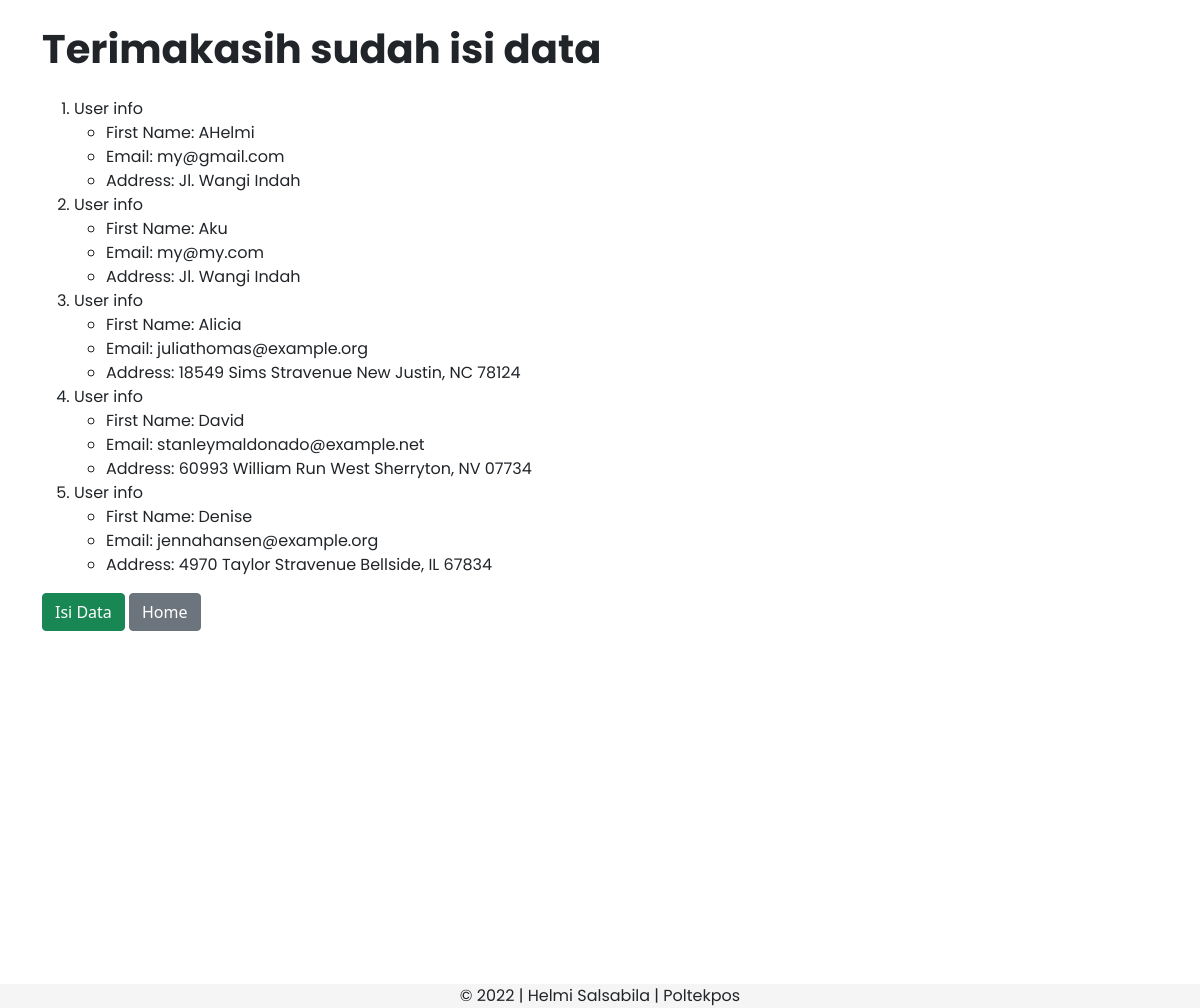
The page /user/ on the database its author committed.
### appcaptcha_1194018/models.py (models this page shows, shortened)
class Captcha_Clicksor(models.Model):
    name = models.CharField(max_length=200)
    email = models.CharField(max_length=254, unique=True)
    confirm_email = models.CharField(max_length=254)
    website = models.CharField(max_length=128)
    phone = models.CharField(max_length=128)
    time_zone = models.CharField(max_length=135)
    company = models.CharField(max_length=128)
    address = models.CharField(max_length=128)
    city = models.CharField(max_length=128)
    state = models.CharField(max_length=128)
    zip_code = models.CharField(max_length=128)
    country = models.CharField(max_length=128)
    password = models.CharField(max_length=255)
    confirm_password = models.CharField(max_length=255)

### appcaptcha_1194018/views.py (the view)
# urls.py: path('user/', views.user),
def user(request):
    user_list = Captcha_Clicksor.objects.order_by('name')
    user_dict = {"userform":user_list}
    return render(request,'appcaptcha_1194018/user.html',context=user_dict)

### templates/appcaptcha_1194018/user.html (shortened to what this page needs)
<!doctype html>
<html lang="en">
  <head>
    <link href="https://cdn.jsdelivr.net/npm/bootstrap@5.1.3/dist/css/bootstrap.min.css" rel="stylesheet">
  </head>
  <body>
    <div class="container">
        <h1 class="mb-4 mt-4">
            <font face="Poppins"><b>Terimakasih sudah isi data</b></font>
          </h1>
        {% if userform %}
        <ol>
            {% for u in userform %}
            <font face="Poppins"><li>User info</li></font>
            <ul>
              <font face="Poppins"><li>First Name: {{u.name}}</li></font>
              <font face="Poppins"><li>Email: {{u.email}}</li></font>
              <font face="Poppins"><li>Address: {{u.address}}</li></font>
            </ul>
            {% endfor %}
        </ol>
        {% endif %}
        <a href="/formpage"><button class="btn btn-success">Isi Data</button></a>
        <a href="/"><button class="btn btn-secondary">Home</button></a>
    </div>
    <footer class="footer" style="font-family: 'Poppins', sans-serif; background: rgb(245, 245, 245); text-align: center; margin-top: 353px;">
      &copy 2022 | Helmi Salsabila | Poltekpos
    </footer>
  </body>
</html>

### rows shown on the page
Captcha_Clicksor: name "AHelmi", email "my@gmail.com", address "Jl. Wangi Indah"
Captcha_Clicksor: name "Aku", email "my@my.com", address "Jl. Wangi Indah"
Captcha_Clicksor: name "Alicia", email "juliathomas@example.org", address "18549 Sims Stravenue New Justin, NC 78124"
Captcha_Clicksor: name "David", email "stanleymaldonado@example.net", address "60993 William Run West Sherryton, NV 07734"
Captcha_Clicksor: name "Denise", email "jennahansen@example.org", address "4970 Taylor Stravenue Bellside, IL 67834"
